Frame 1 (no input): blank canvas, image omitted
Frame 60 (the mouse pressed at the canvas centre just before this capture): blank canvas, image omitted
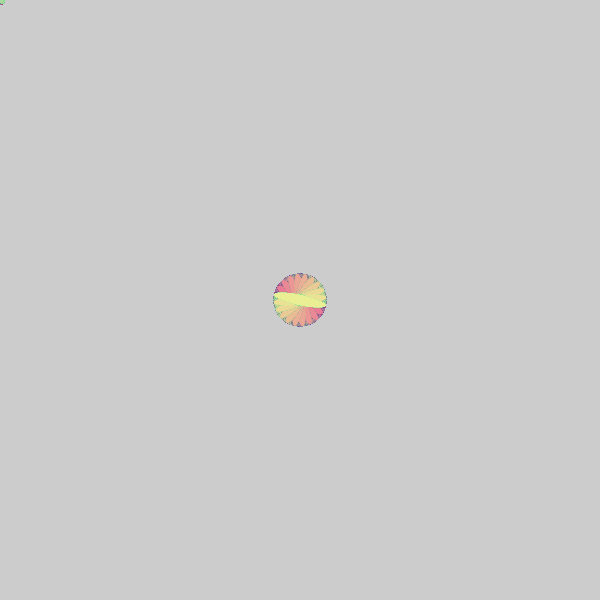
Frame 120 (the mouse held since frame 60 and released just before this capture)

The Processing sketch whose frames 1 and 60 were blank and that drew this single picture after the mouse press (run headless with seeded random() and noise(); from frame 60 on, the mouse is pressed at the canvas centre):

// Processing sketch: C1W5_loops_sillyness
// ── C1W5_loops_sillyness.pde
void setup() {
  size (600, 600);
  rectMode (CENTER);
}


void draw() {
  //background(255);
  noStroke();
  //noFill();
  for (int y=0; y<height; y+=30) {
    for (int x=0; x<width; x+=10) {
      pushMatrix();
      translate(mouseX,mouseY);
      float r =map(x, 0, width, 0, 255);
      float g = map(y, 0, height, 0, 255);
      fill(r,g,150,map(mouseY, 0, height, 10,100));
      float a = map(y, 0, height, 0, TWO_PI);
      rotate(radians(frameCount)+a);
      //rect(0, 0, 2, 70);
      ellipse(0,0, 10, map(mouseX, 0, width, 5,100));
      popMatrix();
    }
  }
}
